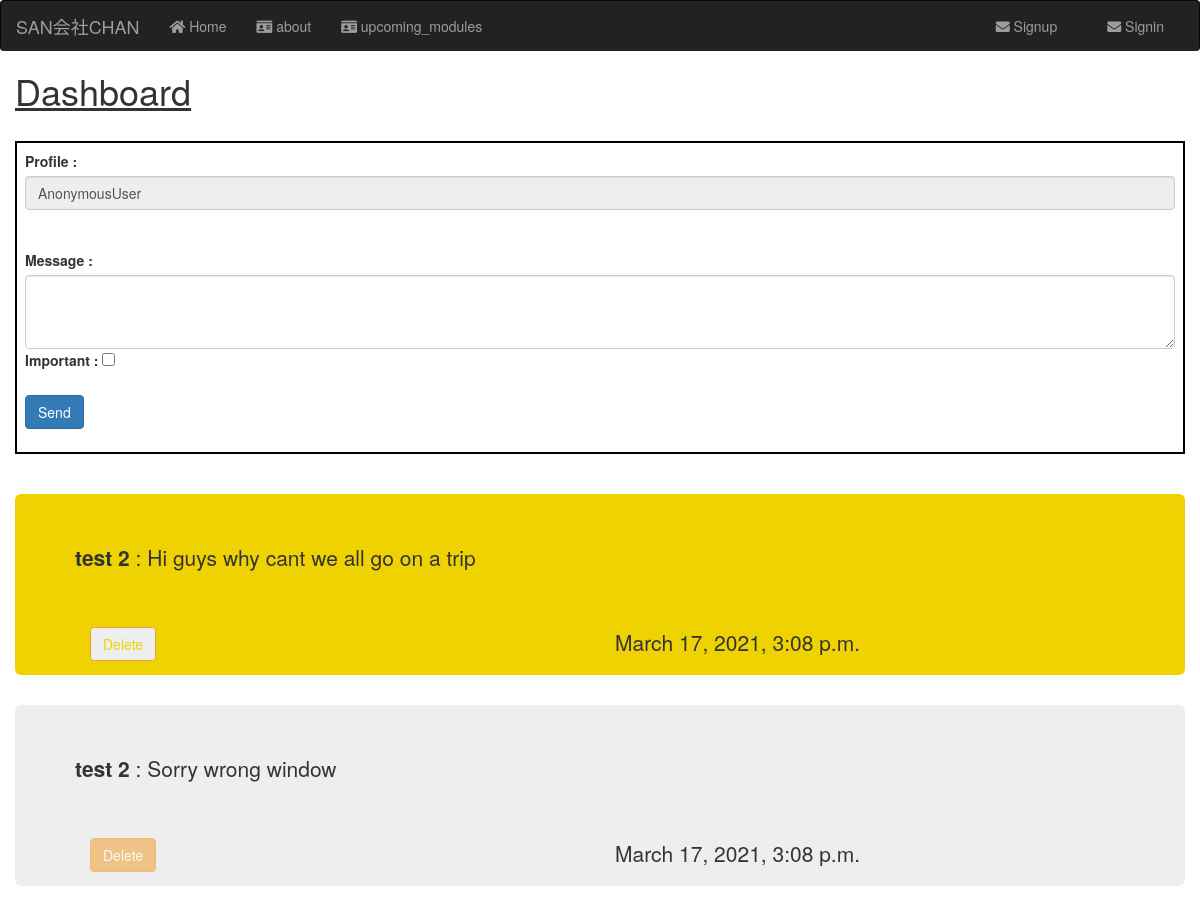
The app's page /dashboard/ (upper part), older data.
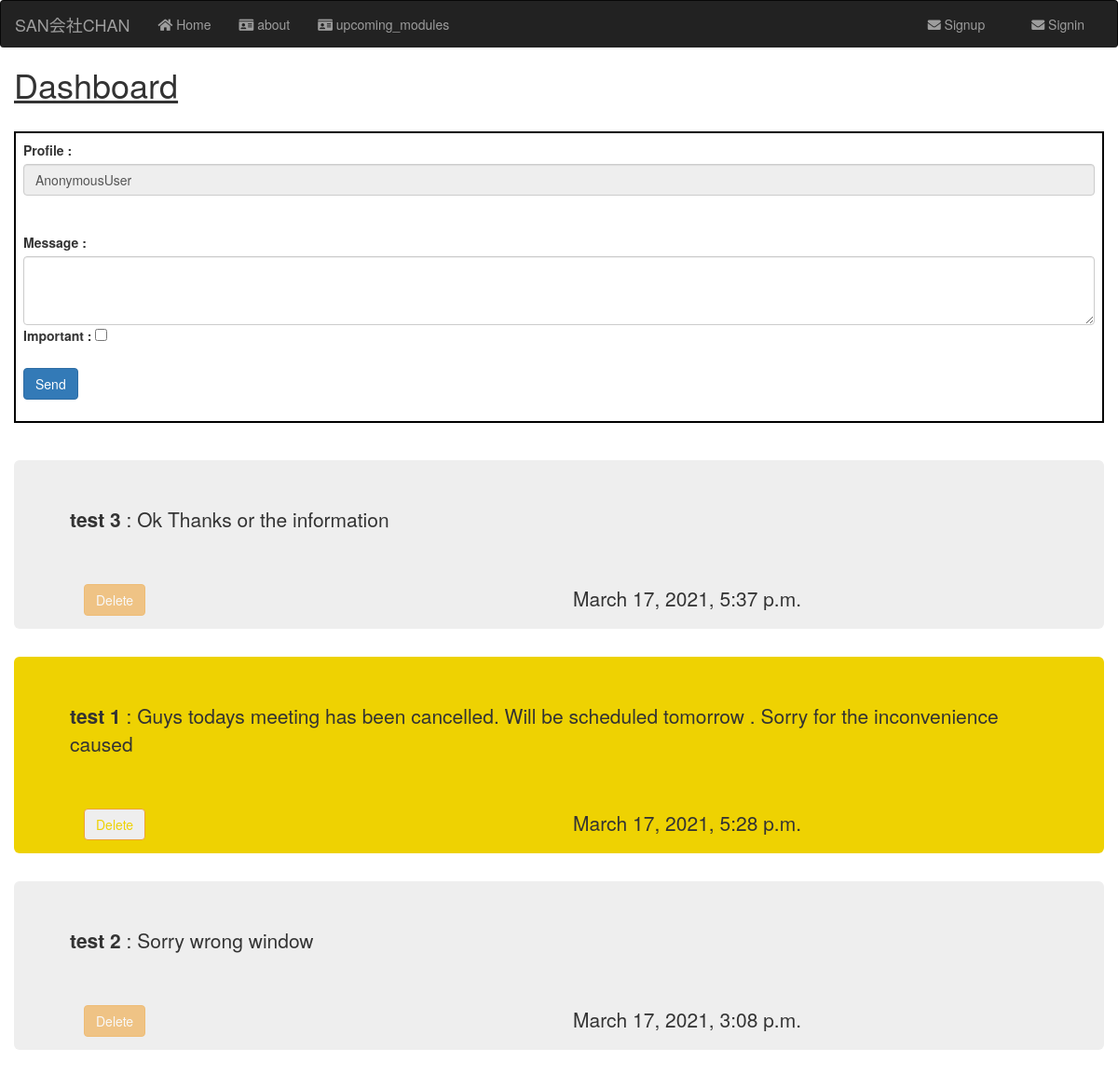
The same page, newer data.
### dashboard/models.py (models this page shows)
class Message(models.Model):
    user = models.ForeignKey(User, on_delete=models.CASCADE, related_name= "emp_message")
    user_profile = models.ForeignKey(user_profile, on_delete=models.CASCADE , related_name= "user_profile_message")
    employee = models.ForeignKey(Employee, on_delete=models.CASCADE , related_name= "emp")
    message = models.TextField(max_length=300)
    sender = models.ForeignKey(Employee, on_delete=models.CASCADE , related_name= "emp_sender")
    reciever = models.ForeignKey(Employee, on_delete=models.CASCADE , related_name= "emp_reciever" , blank=True , null=True)
    created_at = models.DateTimeField(auto_now_add=True)
    important = models.BooleanField(blank = True, null=True)
    def __str__(self):
        name = str(self.sender) +' ' +  str(self.message)[0:10]
        return str(name)

### structure/models.py (models this page shows, shortened)
class Employee(models.Model):
    user_profile = models.ForeignKey(user_profile, on_delete=models.CASCADE, null=True, blank=True )
    emp_no = models.IntegerField( primary_key=True)
    birth_date = models.DateField()
    first_name = models.CharField(max_length=14)
    last_name = models.CharField(max_length=16)
    gender = models.CharField(max_length=1)
    hire_date = models.DateField()
    address = models.TextField(max_length=100, blank = True, null=True, default="NAN")
    class Meta:
        verbose_name = ('employee')
        verbose_name_plural = ('employees')
    def __str__(self):
        return "{} {}".format(self.first_name, self.last_name)

### dashboard/views.py (the view, shortened to what this page needs)
# urls.py: path('', views.home , name = "home"),
def home(request):
    curr_user = request.user
    admin = Employee.objects.get(emp_no = 0)
    print('admin is ', admin)
    messages = Message.objects.all().filter(reciever=admin).order_by('-created_at')
    print(messages)
    return render(request,'dashboard/dashboard.html', {'messages': messages, 'curr_user' : curr_user})

### templates/dashboard/dashboard.html (shortened to what this page needs)
<!DOCTYPE html>
{% extends "base.html" %}
{% load static %}
{% block body %}
<h1> <u>Dashboard</u></h1> <br>
<form style="border: 2px solid black; padding : 8px" method=POST>
    <div class="form-group">
        <label for="sender"> Profile :</label>
        <input type="text" class="form-control" name="sender" value={{curr_user}} disabled>
        <br><br>
        <label for="message"> Message : </label>
        <textarea class="form-control" name="message" rows="3"></textarea>
        <label for="important"> Important : </label>
        <input type="checkbox" name="important">
        <br><br>
        <input type="submit" class="btn btn-primary" value="Send">
    </div>
</form>
<br><br>
    {% for message in messages %}
        {% if message.important == True %}
            <div class="jumbotron"  style= "background-color:#eed202;">
                <div>
                    <p><b>{{message.sender}}</b> : {{message.message}}</p>
                    <br><br>
                </div>
                <div class="col-md-12">
                    <div class="row">
                        <div class="col-md-6">
                            <a href=" {% url 'dashboard:delete' pk=message.id %} "><button class="btn btn-warning" style="background-color: #eee; color : #eed202;">Delete</button></a>
                        </div>
                        <div class="col-md-6">
                            <p>{{message.created_at}}</p>
                        </div>
                    </div>
                </div>
            </div>
        {% else %}
            <div class="jumbotron" >
                <div>
                    <p><b>{{message.sender}}</b> : {{message.message}}</p>
                    <br><br>
                </div>
                <div class="col-md-12">
                    <div class="row">
                        <div class="col-md-6">
                            {% if message.user == curr_user %}
                                <a href=" {% url 'dashboard:delete' pk=message.id %} "><button class="btn btn-warning">Delete</button></a>
                            {% else %}
                                <a href=" {% url 'dashboard:delete' pk=message.id %} "><button class="btn btn-warning" disabled>Delete</button></a>
                            {% endif %}
                        </div>
                        <div class="col-md-6">
                            <p>{{message.created_at}}</p>
                        </div>
                    </div>
                </div>
            </div>
        {% endif %}
    {% endfor %}
{% endblock %}

Row changes from the older to the newer data that the page shows:
removed Message: sender "test 2", message "Hi guys why cant we all go on a trip", created_at "March 17, 2021, 3:08 p.m."
added Message: sender "test 3", message "Ok Thanks or the information", shows "Delete", created_at "March 17, 2021, 5:37 p.m."
added Message: sender "test 1", message "Guys todays meeting has been cancelled. Will be scheduled tomorrow . Sorry for the inconvenience caused", created_at "March 17, 2021, 5:28 p.m."
